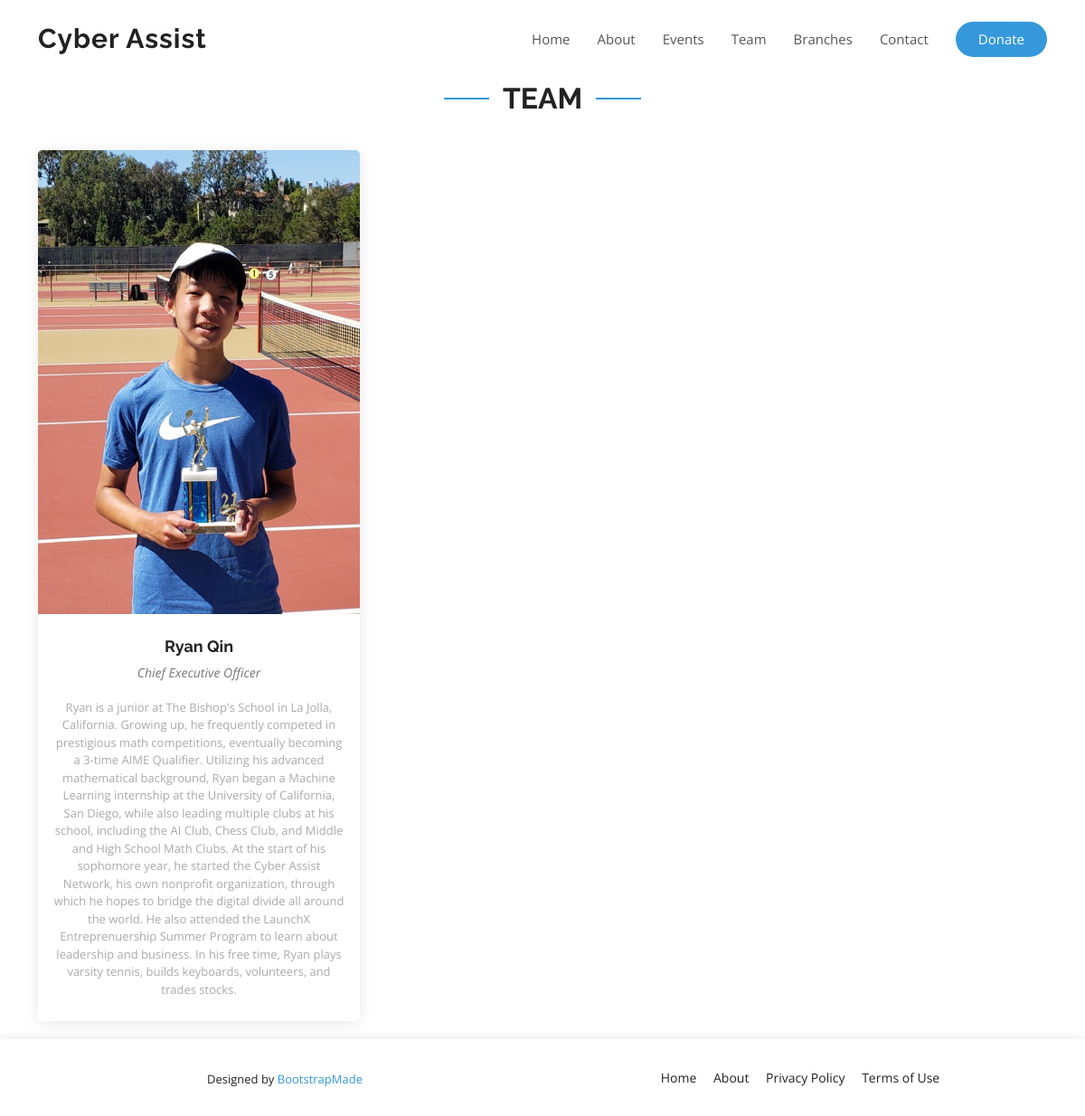
The app's page /team with its own data.
### cawebsite/models.py (models this page shows, shortened)
class Team(models.Model):
    name = models.TextField()
    title = models.TextField()
    bio = models.TextField()
    img = models.ImageField(upload_to = "team/", verbose_name="image")

### cawebsite/views.py (the view)
# urls.py: path("team", views.team),
def team(request):
    teamInstances = Team.objects.all()
    return render(request, "cawebsite/team.html", {"teamInstances": teamInstances})

### cawebsite/templates/cawebsite/team.html (shortened to what this page needs)
{% extends 'cawebsite/base.html' %}
{% load static %}
{% block content %}
<div class = "container team section-bg" style = "padding-top: 90px; background-color: white;">
    <div class="section-title" data-aos="fade-up">
        <h2>Team</h2>
    </div>
    <div class="row">
        {% for teamInstance in teamInstances %}
        <div class="col-lg-4 col-md-6 d-flex align-items-stretch">
        <div class="member" data-aos="fade-up" data-aos-delay="100">
            <div class="member-img">
            <img src="{{ teamInstance.img.url }}" class="img-fluid" alt="">
            </div>
            <div class="member-info">
            <h4>{{ teamInstance.name }}</h4>
            <p>{{ teamInstance.title }}</p>
            <span>{{ teamInstance.bio }}</span>
            </div>
        </div>
        </div>
        {% endfor %}
    </div>
</div>
{% endblock %}

### cawebsite/templates/cawebsite/base.html (shortened to what this page needs)
{% load static %}
<!DOCTYPE html>
<html lang="en">
<head>
  <link href="static/cawebsite/vendor/aos/aos.css" rel="stylesheet">
  <link href="static/cawebsite/vendor/bootstrap/css/bootstrap.min.css" rel="stylesheet">
  <link href="static/cawebsite/vendor/bootstrap-icons/bootstrap-icons.css" rel="stylesheet">
  <link href="static/cawebsite/vendor/boxicons/css/boxicons.min.css" rel="stylesheet">
  <link href="static/cawebsite/vendor/glightbox/css/glightbox.min.css" rel="stylesheet">
  <link href="static/cawebsite/vendor/remixicon/remixicon.css" rel="stylesheet">
  <link href="static/cawebsite/vendor/swiper/swiper-bundle.min.css" rel="stylesheet">
  <link href="static/cawebsite/css/style.css" rel="stylesheet">
</head>
<body>
  <header id="header" class="fixed-top d-flex align-items-center">
    <div class="container d-flex align-items-center justify-content-between">
      <div class="logo">
        <h1><a href="/">Cyber Assist</a></h1>
      </div>
      <nav id="navbar" class="navbar">
        <ul>
            <li><a class="nav-link scrollto" href="/">Home</a></li>
            <li><a class="nav-link scrollto" href="about">About</a></li>
            <li><a class="nav-link scrollto" href="events">Events</a></li>
            <li><a class="nav-link scrollto" href="team">Team</a></li>
            <li><a class="nav-link scrollto" href="branches">Branches</a></li>
            <li><a class="nav-link scrollto" href="contact">Contact</a></li>
            <li><a class="getstarted" href="https://gofund.me/a4ecc812">Donate</a></li>
        </ul>
      </nav>
    </div>
  </header>
  <div class = "content" style = "min-height: 100vh;">
    {% block content %}
    {% endblock %}
  </div>
  <footer id="footer" style = "flex-shrink: 0;">
    <div class="container">
      <div class="row d-flex align-items-center">
        <div class="col-lg-6 text-lg-left text-center">
          <div class="credits">
            Designed by <a href="https://bootstrapmade.com/">BootstrapMade</a>
          </div>
        </div>
        <div class="col-lg-6">
          <nav class="footer-links text-lg-right text-center pt-2 pt-lg-0">
            <a href="#intro" class="scrollto">Home</a>
            <a href="#about" class="scrollto">About</a>
            <a href="#">Privacy Policy</a>
            <a href="#">Terms of Use</a>
          </nav>
        </div>
      </div>
    </div>
  </footer>
</body>
</html>

### cawebsite/static/cawebsite/css/style.css (style rules this page uses)
body { font-family: "Open Sans", sans-serif; color: #444444; }
a { color: #3498db; text-decoration: none; }
h1, h2, h3, h4, h5, h6 { font-family: "Raleway", sans-serif; }
#header { z-index: 997; transition: all 0.5s; padding: 22px 0; background: #fff; }
#header .logo h1 { font-size: 30px; margin: 0; padding: 0; line-height: 1; font-weight: 700; letter-spacing: 1px; }
#header .logo h1 a, #header .logo h1 a:hover { color: #222222; text-decoration: none; }
.navbar { padding: 0; }
.navbar ul { margin: 0; padding: 0; display: flex; list-style: none; align-items: center; }
.navbar li { position: relative; }
.navbar a, .navbar a:focus { display: flex; align-items: center; justify-content: space-between; padding: 10px 0 10px 30px; font-size: 15px; font-weight: 400; color: #555555; white-space: nowrap; transition: 0.3s; }
.navbar .getstarted, .navbar .getstarted:focus { background: #3498db; padding: 8px 25px; margin-left: 30px; border-radius: 50px; color: #fff; }
.section-bg { background-color: #f7fbfe; }
.section-title { text-align: center; padding-bottom: 30px; }
.section-title h2 { font-size: 32px; font-weight: bold; text-transform: uppercase; position: relative; color: #222222; }
.section-title h2::before, .section-title h2::after { content: ""; width: 50px; height: 2px; background: #3498db; display: inline-block; }
.section-title h2::before { margin: 0 15px 10px 0; }
.section-title h2::after { margin: 0 0 10px 15px; }
.team .member { margin-bottom: 20px; overflow: hidden; text-align: center; border-radius: 5px; background: #fff; box-shadow: 0px 2px 15px rgba(0, 0, 0, 0.1); }
.team .member .member-img { position: relative; overflow: hidden; }
.team .member .member-info { padding: 25px 15px; }
.team .member .member-info h4 { font-weight: 700; margin-bottom: 5px; font-size: 18px; color: #222222; }
.team .member .member-info span { display: block; font-size: 13px; font-weight: 400; color: #aaaaaa; }
.team .member .member-info p { font-style: italic; font-size: 14px; line-height: 26px; color: #777777; }
#footer { background: #fff; box-shadow: 0px 0px 12px 0px rgba(0, 0, 0, 0.1); padding: 30px 0; color: #222222; font-size: 14px; }
#footer .credits { font-size: 13px; padding-top: 5px; color: #222222; }
#footer .footer-links a { color: #222222; padding-left: 15px; }
#footer .footer-links a:first-child { padding-left: 0; }

### records on screen
Team: img (picture), name "Ryan Qin", title "Chief Executive Officer", bio "Ryan is a junior at The Bishop's School in La Jolla, California. Growing up, he frequently competed in prestigious math competitions, eventually becoming a 3-time AIME Qualifier. Utilizing his advanced mathematical background, Ryan began a Machine Learning internship at the University of California, San Diego, while also leading multiple clubs at his school, including the AI Club, Chess Club, and Middle and High School Math Clubs. At the start of his sophomore year, he started the Cyber Assist Network, his own nonprofit organization, through which he hopes to bridge the digital divide all around the world. He also attended the LaunchX Entreprenuership Summer Program to learn about…"
